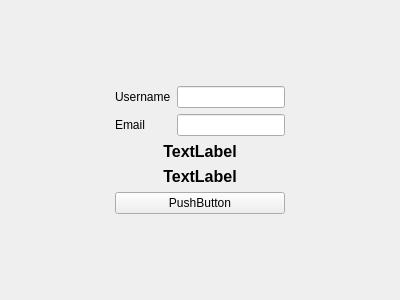
<?xml version="1.0" encoding="UTF-8"?>
<ui version="4.0">
 <class>Form</class>
 <widget class="QWidget" name="Form">
  <property name="geometry">
   <rect>
    <x>0</x>
    <y>0</y>
    <width>400</width>
    <height>300</height>
   </rect>
  </property>
  <property name="windowTitle">
   <string>Form</string>
  </property>
  <layout class="QGridLayout" name="gridLayout_2">
   <item row="0" column="1">
    <spacer name="verticalSpacer">
     <property name="orientation">
      <enum>Qt::Vertical</enum>
     </property>
     <property name="sizeHint" stdset="0">
      <size>
       <width>20</width>
       <height>62</height>
      </size>
     </property>
    </spacer>
   </item>
   <item row="1" column="0">
    <spacer name="horizontalSpacer">
     <property name="orientation">
      <enum>Qt::Horizontal</enum>
     </property>
     <property name="sizeHint" stdset="0">
      <size>
       <width>84</width>
       <height>20</height>
      </size>
     </property>
    </spacer>
   </item>
   <item row="1" column="1">
    <layout class="QVBoxLayout" name="verticalLayout_2">
     <item>
      <layout class="QGridLayout" name="gridLayout">
       <item row="0" column="0">
        <widget class="QLabel" name="label">
         <property name="text">
          <string>Username</string>
         </property>
        </widget>
       </item>
       <item row="0" column="1">
        <widget class="QLineEdit" name="entryUserName"/>
       </item>
       <item row="1" column="0">
        <widget class="QLabel" name="label_2">
         <property name="text">
          <string>Email</string>
         </property>
        </widget>
       </item>
       <item row="1" column="1">
        <widget class="QLineEdit" name="entryEmail"/>
       </item>
      </layout>
     </item>
     <item>
      <layout class="QVBoxLayout" name="verticalLayout">
       <item>
        <widget class="QLabel" name="labelUserName">
         <property name="font">
          <font>
           <pointsize>12</pointsize>
           <bold>true</bold>
          </font>
         </property>
         <property name="text">
          <string>TextLabel</string>
         </property>
         <property name="alignment">
          <set>Qt::AlignCenter</set>
         </property>
        </widget>
       </item>
       <item>
        <widget class="QLabel" name="labelEmail">
         <property name="font">
          <font>
           <pointsize>12</pointsize>
           <bold>true</bold>
          </font>
         </property>
         <property name="text">
          <string>TextLabel</string>
         </property>
         <property name="alignment">
          <set>Qt::AlignCenter</set>
         </property>
        </widget>
       </item>
      </layout>
     </item>
     <item>
      <widget class="QPushButton" name="buttonSend">
       <property name="text">
        <string>PushButton</string>
       </property>
      </widget>
     </item>
    </layout>
   </item>
   <item row="1" column="2">
    <spacer name="horizontalSpacer_2">
     <property name="orientation">
      <enum>Qt::Horizontal</enum>
     </property>
     <property name="sizeHint" stdset="0">
      <size>
       <width>84</width>
       <height>20</height>
      </size>
     </property>
    </spacer>
   </item>
   <item row="2" column="1">
    <spacer name="verticalSpacer_2">
     <property name="orientation">
      <enum>Qt::Vertical</enum>
     </property>
     <property name="sizeHint" stdset="0">
      <size>
       <width>20</width>
       <height>62</height>
      </size>
     </property>
    </spacer>
   </item>
  </layout>
 </widget>
 <resources/>
 <connections/>
</ui>
